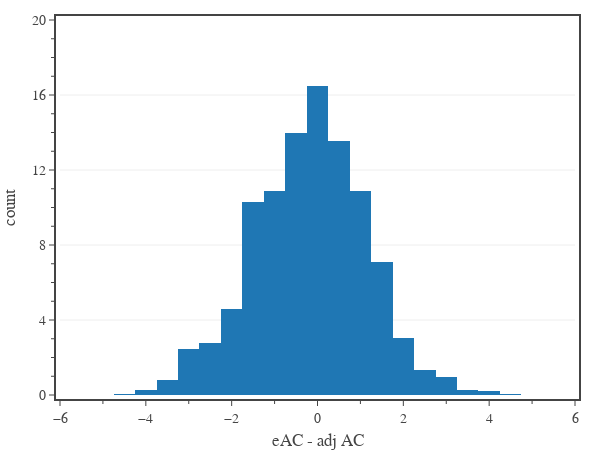

The notebook cell this image was saved under:
### Code cell
# Compares eAC against the DMG's adjusted AC
columns = ['eAC - adj AC']
colors = ['#d62728','#9467bd','#8c564b','#1f77b4','#2ca02c','#ff7f0e','gray','black']

df1 = pd.read_csv('../../assets/data/monsters.csv')
df1 = df1[df1['Category'].isin(['generic','legendary','unique']) & df1['CR'].between(1, 30)]

def count_save_proficiencies(row):
    return row['Str Prof'] + row['Dex Prof'] + row['Con Prof'] + row['Int Prof'] + row['Wis Prof'] + row['Cha Prof']

def effective_armor_class(row):
    AC0 = 12
    SB0 = -2
    dpru = [0.5, 1/12, 1/12, 1/12, 1/12, 1/12, 1/12]
    ACp = [row['unadj AC'] - AC0,
           row['Str Save'] - SB0, row['Dex Save'] - SB0, row['Con Save'] - SB0, 
           row['Int Save'] - SB0, row['Wis Save'] - SB0, row['Cha Save'] - SB0]
    return np.dot(dpru, ACp) + AC0

def unadjusted_armor_class(row):
    ac = row['adj AC']
    ac -= 2 if 'magic resistance' in row['AC adjustments'] else 0
    match count_save_proficiencies(row):
        case 3:
            ac -= 2
        case 4:
            ac -= 2
        case 5:
            ac -= 4
        case 6:
            ac -= 4
        case _:
            ac += 0
    return ac

df1['unadj AC'] = df1.apply(lambda row: unadjusted_armor_class(row), axis=1)

for column in ['Str Save','Dex Save','Con Save','Int Save','Wis Save','Cha Save']:
    df1[column] = df1[column] + df1.apply(lambda row: 4 if 'magic resistance' in row['AC adjustments'] else 0, axis=1)

df1['eAC'] = df1.apply(lambda row: effective_armor_class(row), axis=1)

df1['eAC - adj AC'] = df1['eAC'] - df1['adj AC']

conf_int = 0.90
dfMean = df1[['CR'] + columns].groupby('CR').mean()
dfMax = df1[['CR'] + columns].groupby('CR').quantile(0.5 + conf_int/2)
dfMin = df1[['CR'] + columns].groupby('CR').quantile(0.5 - conf_int/2)

# create figure
fig = go.Figure(
    layout=go.Layout(
        template=tfb.FIG_TEMPLATE,
        margin=dict(l=60, r=25, b=55, t=20, pad=4),
        xaxis=dict(
            title_text='eAC - adj AC',
            range=[-6,6],
            tick0=0, dtick=2,
            minor=dict(tick0=0, dtick=1),
        ),
        yaxis=dict(
            title_text='count',
            range=[0,20],
            tick0=0, dtick=4,
            minor=dict(tick0=0, dtick=1),
        ),
        legend=dict(
            xanchor='left', yanchor='top',
            x=0.00, y=1.00,
            orientation='v',
            tracegroupgap=0,
        )
    )
)

# plot data
fig.add_trace(go.Histogram(
    x=df1['eAC - adj AC'],
    histnorm='percent',
    xbins=dict( # bins used for histogram
        start=-6.25,
        end=6.25,
        size=0.5
    ),
))

# show figure
fig.update_layout(width=600, height=450)
fig.show(config=tfb.FIG_CONFIG)

# save figures
if SAVEFIGS:
    #fig.update_layout(autosize=True, width=None, height=None)
    #tfb.save_fig_html(fig, format='large', name=f'./fig-monster-save-modifier-vs-cr-large')
    #tfb.save_fig_html(fig, format='small', name=f'./fig-monster-save-modifier-vs-cr-small')
    pass

### Figure 1 — Plotly figure (JSON) as saved in the notebook; plotly's stock layout.template omitted (floating-point values rounded to 4 significant figures; data arrays with more than 128 entries replaced by an {"elided": "..."} marker saying what was removed)
{"data": [{"histnorm": "percent", "type": "histogram", "x": {"elided": "1374 float values"}, "xbins": {"end": 6.25, "size": 0.5, "start": -6.25}}], "layout": {"height": 450, "legend": {"orientation": "v", "tracegroupgap": 0, "x": 0, "xanchor": "left", "y": 1, "yanchor": "top"}, "margin": {"b": 55, "l": 60, "pad": 4, "r": 25, "t": 20}, "width": 600, "xaxis": {"dtick": 2, "minor": {"dtick": 1, "tick0": 0}, "range": [-6, 6], "tick0": 0, "title": {"text": "eAC - adj AC"}}, "yaxis": {"dtick": 4, "minor": {"dtick": 1, "tick0": 0}, "range": [0, 20], "tick0": 0, "title": {"text": "count"}}}}
